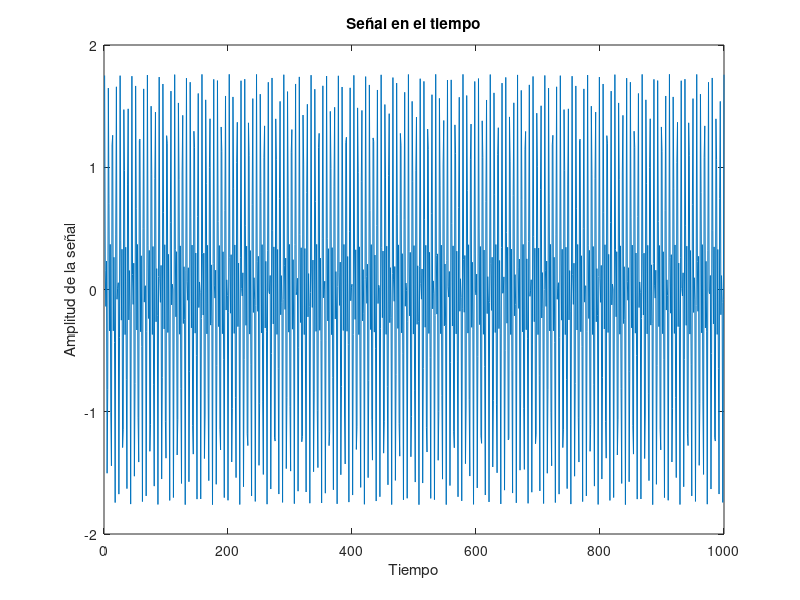
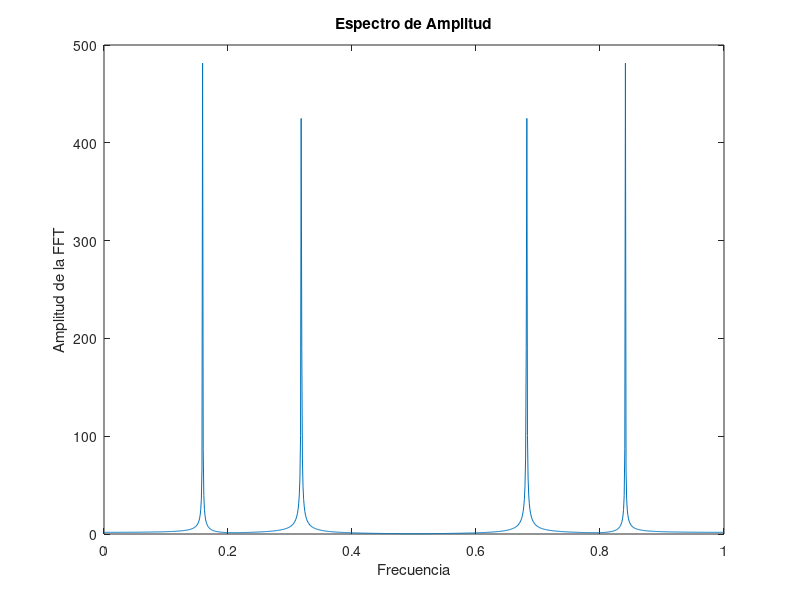
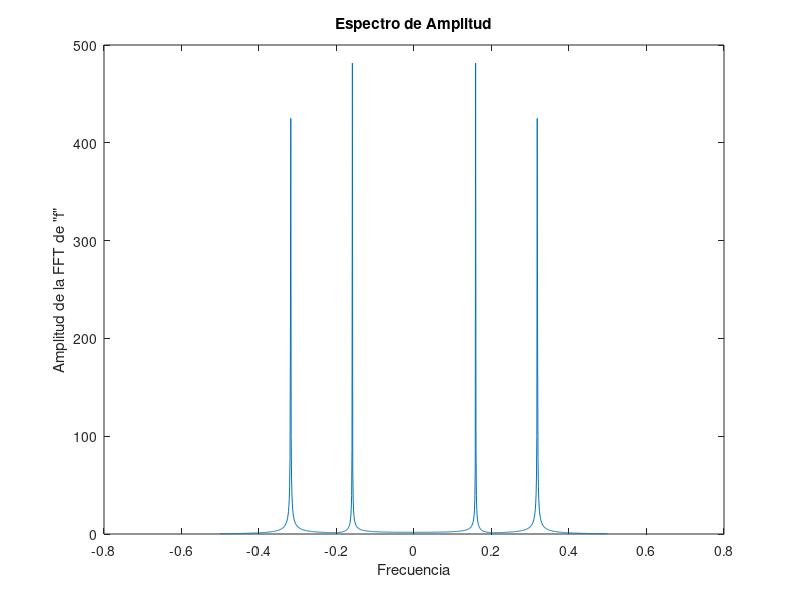
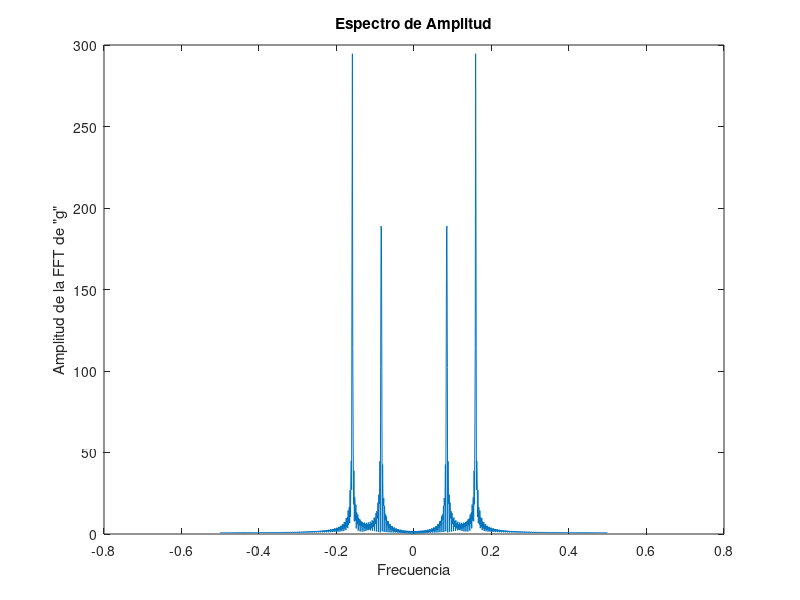

Recreate these plots in MATLAB, in order.
load('prueba_suma_senoides_2.mat')
load('prueba_tipo_chirp_3.mat')
load('seno_monofrecuencial.mat')



N=length(f);
fft_f = fft(f);
fft_g = fft(g);
fft_h = fft(h);


dt = 1;
delta_f= 1/dt;
frec = 0:(N-1);
frec = delta_f/N*frec;
frec2 = frec - delta_f/2;
amplitud_f = abs(fft_f);
%%fase = angle(imag(fft_y)./real(fft_y));
amplitud_g = abs(fft_g);
amplitud_h = abs(fft_h);

figure(1)
plot(f)
title('Señal en el tiempo')
xlabel('Tiempo')
ylabel('Amplitud de la señal')
figure(2)
plot(frec,amplitud_f)
title('Espectro de Amplitud')
xlabel('Frecuencia')
ylabel('Amplitud de la FFT')
%figure(3)
%plot(frec,fase)
%title('Espectro de Fase')
%xlabel('Frecuencia')
%ylabel('Fase de la FFT')

figure(4)
plot(frec2,fftshift(amplitud_f))
title('Espectro de Amplitud')
xlabel('Frecuencia')
ylabel('Amplitud de la FFT de "f"')


figure(5)
plot(frec2,fftshift(amplitud_g))
title('Espectro de Amplitud')
xlabel('Frecuencia')
ylabel('Amplitud de la FFT de "g"')

figure(6)
plot(frec,amplitud_f)
title('Espectro de Amplitud')
xlabel('Frecuencia')
ylabel('Amplitud de la FFT')
axis([0 delta_f/2 0 max(amplitud_f)])



figure(7)
plot(frec,amplitud_g)
title('Espectro de Amplitud')
xlabel('Frecuencia')
ylabel('Amplitud de la FFT')
axis([0 delta_f/2 0 max(amplitud_g)])

figure(8)
plot(frec,amplitud_h)
title('Espectro de Amplitud')
xlabel('Frecuencia')
ylabel('Amplitud de la FFT')
axis([0 delta_f/2 0 max(amplitud_h)])
